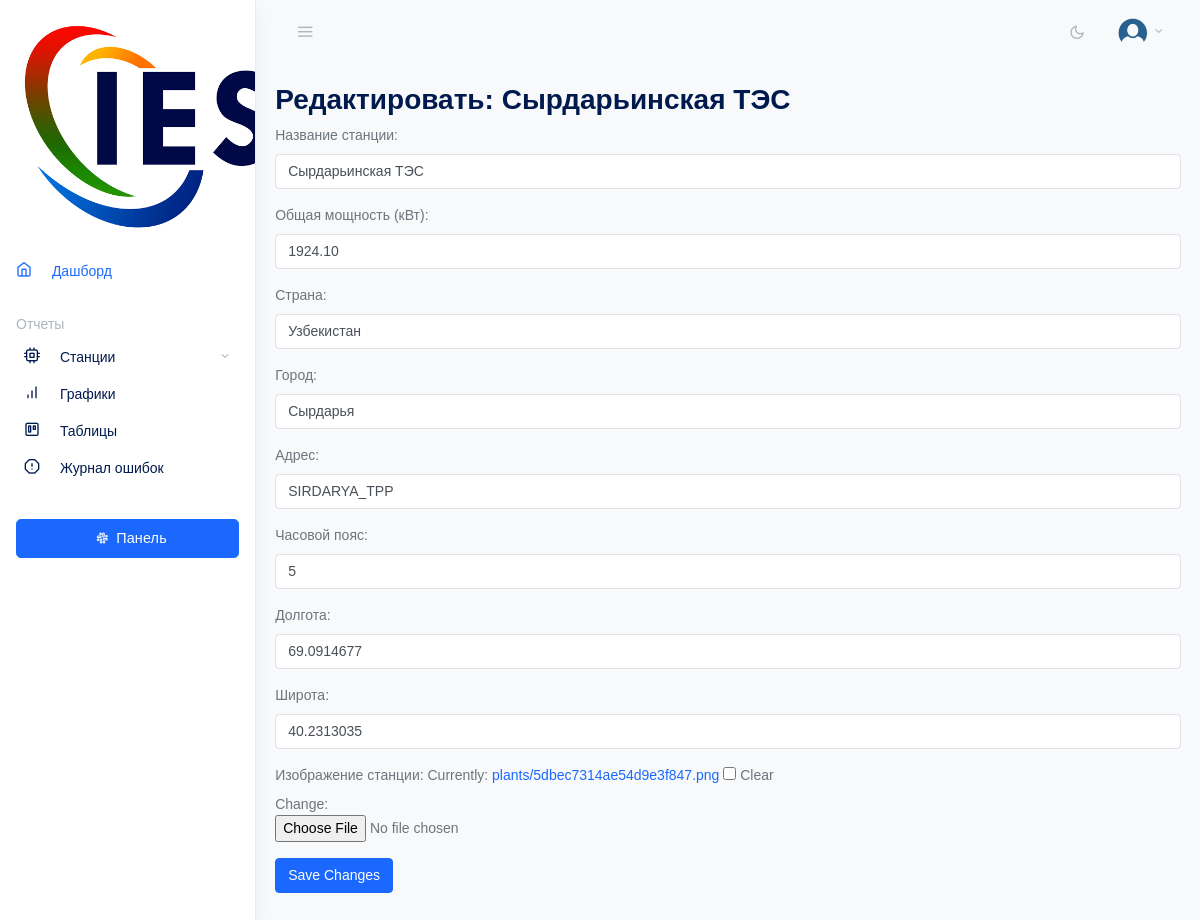
The app's page /plant/edit/3/ with its own data.
### wattio/models.py (models this page shows, shortened)
class Plant(models.Model):
    name = models.CharField(
        max_length=120,
        verbose_name='Название станции',
        unique=True
    )
    power = models.DecimalField(
        max_digits=10,
        decimal_places=2,
        verbose_name='Общая мощность (кВт)',
        blank=True,
        null=True
    )
    country = models.CharField(
        max_length=100,
        verbose_name='Страна',
        blank=True,
        null=True
    )
    city = models.CharField(
        max_length=100,
        verbose_name='Город',
        blank=True,
        null=True
    )
    address = models.CharField(
        max_length=255,
        verbose_name='Адрес',
        blank=True,
        null=True
    )
    timezone = models.CharField(
        max_length=6,
        verbose_name='Часовой пояс',
        default='5'
    )
    longitude = models.FloatField(
        verbose_name='Долгота',
        validators=[MinValueValidator(-180), MaxValueValidator(180)],
        null=True
    )
    latitude = models.FloatField(
        verbose_name='Широта',
        validators=[MinValueValidator(-90), MaxValueValidator(90)],
        null=True
    )
    image = models.ImageField(
        upload_to='plants/',
        verbose_name='Изображение станции',
        blank=True,
        null=True,
        default='plants/cover.jpg'
    )
    inverter_count = models.IntegerField(
        verbose_name='Количество инверторов',
        default=0,
        validators=[MinValueValidator(0)]
    )
    class Meta:
        verbose_name = 'Станция'
        verbose_name_plural = 'Станции'

### wattio/views.py (the view)
# urls.py: path('plant/edit/<int:plant_id>/', edit_plant, name='edit_plant'),
def edit_plant(request, plant_id):
    plant = get_object_or_404(Plant, id=plant_id)
    if request.method == 'POST':
        form = PlantForm(request.POST, request.FILES, instance=plant)
        if form.is_valid():
            form.save()
            return redirect(reverse('plants'))
    else:
        form = PlantForm(instance=plant)
    return render(request, 'plant_edit.html', {'form': form, 'plant': plant})

### wattio/templates/plant_edit.html (shortened to what this page needs)
{% extends 'base.html' %}
{% load static %}
{% block main %}
  <h2> Редактировать: {{ plant.name }}</h2>
  <form method="post" enctype="multipart/form-data">
    {{ form.as_p }}
    <button type="submit" class="btn btn-primary">Save Changes</button>
  </form>
{% endblock main %}

### records on screen
Plant: name "Сырдарьинская ТЭС", power "1924.10", country "Узбекистан", city "Сырдарья", address "SIRDARYA_TPP", timezone "5", longitude "69.0914677", latitude "40.2313035"
